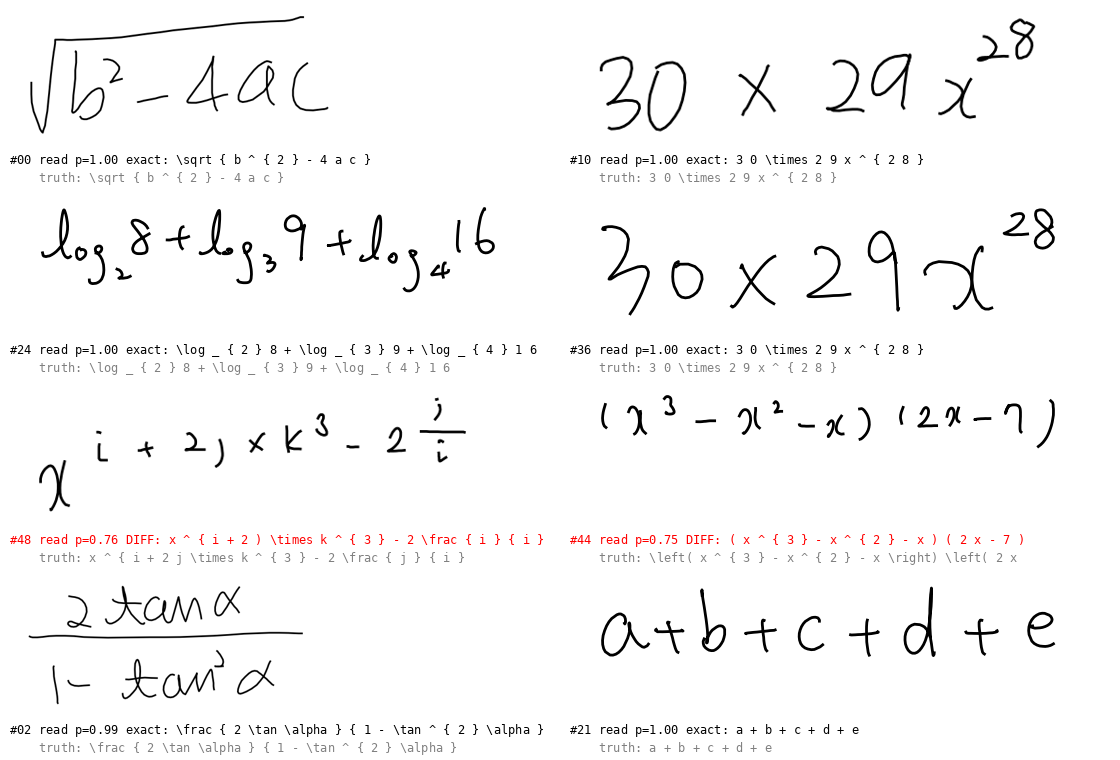
#> input picture recog/contact_sheet.png, 1120 x 760 px
$ python -i page.py   (imports and definitions only)
#> lines starting #> are read from the running program, lines starting #| are printed output that depends on the picture; after the words box and inside, x2 and y2 are one past the last pixel; in counts of white or black regions, pixels touching at a corner belong together
"""Full scanned pages (notebook / exam sheets) -> clean line images for MixedReader.

The answer-box pipeline assumes a clean background and blank space between lines. A real page has
ruled lines, a margin line, scanner borders and specks, and handwritten lines whose ascenders and
descenders touch the next line. Here:

  flatten_photo: a phone photo first: the paper is found (bright, grey - the table around it is not),
                straightened by a perspective warp, its light evened out (each pixel divided by the
                local paper brightness) and the notebook rules removed (long thin horizontal lines;
                a pen stroke that crosses a rule keeps its dark core). looks_like_photo() decides.
  clean_scan  : everything lighter than the gap between pen ink and rules/paper -> white; scanner
                borders, long vertical lines (margins), punch holes and specks removed; frames drawn
                around answers removed and their boxes kept (info["answer_boxes"])
  find_lines  : bands of rows with ink; a band taller than a line is split at deep valleys of the
                row profile (never right next to a long horizontal stroke: fraction bars and
                underlines stay with their line); then every connected stroke goes to the line
                holding its centre, so a descender that reaches into the next band stays with its
                own letter. Strokes much larger than a letter in both directions (a drawn graph,
                a signature) are returned as figures, not read as text.
"""
from __future__ import annotations

import numpy as np
from PIL import Image
from scipy import ndimage as ndi


# [5 lines left out: function ink_threshold, not called in this run]


COLOR_INK = 80                  # max - min channel above this: a coloured pen, not paper or a light rule


# [117 lines left out: functions ink_gray, clean_scan, find_answer_boxes, _frame_candidates, _frame, not called in this run]


# ------------------------------------------------------------------ phone photos
def _paper_mask(img: Image.Image, side: int = 800):
    """-> (mask of the paper at low resolution, scale): bright and grey (a wooden or coloured table
    is more saturated, a shadow is dark); the largest such region"""
    scale = side / max(img.size)
    hsv = np.asarray(img.convert("RGB").resize((max(1, round(img.width * scale)), max(1, round(img.height * scale))),
                                               Image.BILINEAR).convert("HSV"))
    s, v = hsv[..., 1].astype(np.float32), hsv[..., 2].astype(np.float32)
    hist = np.histogram(s, bins=256, range=(0, 256))[0].astype(np.float64)
    ts = _otsu(hist)
    ts = min(max(ts, 25), 60)
    low = s < ts
    tv = 0.5 * np.median(v[low]) if low.any() else 128
    mask = low & (v > tv)
    mask = ndi.binary_closing(mask, structure=np.ones((9, 9)))
    mask = ndi.binary_opening(mask, structure=np.ones((9, 9)))
    lab, n = ndi.label(mask)
    if not n:
        return None, scale
    sizes = ndi.sum(mask, lab, range(1, n + 1))
    return lab == (1 + int(np.argmax(sizes))), scale


def _otsu(hist: np.ndarray) -> int:
    p = hist / max(1.0, hist.sum())
    omega, mu = np.cumsum(p), np.cumsum(p * np.arange(len(p)))
    between = (mu[-1] * omega - mu) ** 2 / np.maximum(omega * (1 - omega), 1e-12)
    return int(np.argmax(between))


# [11 lines left out: function looks_like_photo, not called in this run]


def _corners(mask: np.ndarray):
    """paper corners (TL, TR, BR, BL) as (x, y): the extreme points along the two diagonals"""
    ys, xs = np.nonzero(mask)
    s, d = xs + ys, xs - ys
    return np.array([[xs[np.argmin(s)], ys[np.argmin(s)]], [xs[np.argmax(d)], ys[np.argmax(d)]],
                     [xs[np.argmax(s)], ys[np.argmax(s)]], [xs[np.argmin(d)], ys[np.argmin(d)]]], np.float64)


def _warp(img: Image.Image, quad: np.ndarray, width: int) -> Image.Image:
    """perspective-warp the quadrilateral (TL, TR, BR, BL) to an upright page `width` pixels wide"""
    tl, tr, br, bl = quad
    w = max(np.linalg.norm(tr - tl), np.linalg.norm(br - bl))
    h = max(np.linalg.norm(bl - tl), np.linalg.norm(br - tr))
    W, H = width, max(1, int(round(width * h / max(w, 1))))
    dst = np.array([[0, 0], [W, 0], [W, H], [0, H]], np.float64)
    A, b = [], []
    for (x, y), (u, v) in zip(dst, quad):             # output pixel (x, y) <- input (u, v)
        A.append([x, y, 1, 0, 0, 0, -u * x, -u * y]); b.append(u)
        A.append([0, 0, 0, x, y, 1, -v * x, -v * y]); b.append(v)
    coeffs = np.linalg.solve(np.array(A), np.array(b))
    return img.transform((W, H), Image.PERSPECTIVE, tuple(coeffs), Image.BICUBIC)


def _even_light(gray: np.ndarray) -> np.ndarray:
    """divide by the local paper brightness (ink removed by a max filter): paper -> white everywhere"""
    k = max(15, gray.shape[1] // 60)
    bg = ndi.gaussian_filter(ndi.maximum_filter(gray, size=k), k * 0.6)
    return np.clip(gray / np.maximum(bg, 1) * 255, 0, 255)


# [50 lines left out: functions _long_runs, _line_opening, tilted_lines, not called in this run]


def rule_lines(norm: np.ndarray, max_slope: float = 0.0):
    """the long thin horizontal lines of a page (a short break bridged, a slight tilt tolerated - any slope up to
    max_slope when given) - notebook rules, or a drawing's long straight strokes -> (mask, letter height)"""
    H, W = norm.shape
    lh = letter_height(norm < 140)
    dark = norm < 205
    L = int(max(8 * lh, 0.2 * W))
    if max_slope:
        return tilted_lines(dark, L, max_slope), lh
    x = ndi.binary_dilation(dark, structure=np.ones((3, 1)))
    x = ndi.binary_closing(x, structure=np.ones((1, 25)))
    return ndi.binary_opening(x, structure=np.ones((1, L))), lh


def _remove_rules(norm: np.ndarray, which=None, max_slope: float = 0.0):
    """Notebook rules -> white. Rules: long thin horizontal lines (a short break is bridged, a slight
    tilt tolerated). On a rule only the stroke cores clearly darker than the rule *at that place*
    stay (a rule is not equally dark everywhere in a photo), and what is left lying wholly on a rule
    (a darker bit of the rule itself) goes too. which: a function of (the lines' mask, the page) -> the part of
    the mask that is rules (default: all of it). max_slope: rules at any slope up to this (rule_lines); the rule's
    level at a place is then taken from its lighter pixels there and never under the rule's own shade over its
    whole length - a wire drawn along or right on a rule is no outlier then - and a leftover clearly darker than
    the rule there, or long, is the pen's and stays. -> (page, median rule level)"""
    H, W = norm.shape
    hor, lh = rule_lines(norm, max_slope)
    dark = norm < 205
    if which is not None and hor.any():
        hor = which(hor, norm)
    if not hor.any():
        return norm, None
    band = hor & ndi.binary_dilation(dark, structure=np.ones((3, 1)))   # the rule's own rows (+-1 px)
    if not band.any():
        return norm, None
    rule_level = float(np.median(norm[band & dark]))
    keep = np.zeros_like(band)
    level = np.full(norm.shape, 255.0)                         # the rule's level at each of its pixels
    win = max(31, int(3 * lh) | 1)
    if max_slope:                  # each rule's own shade, over its whole length: its darkest pixel in each column,
        rl, rn = ndi.label(hor, structure=np.ones((3, 3)))     # the paler quarter's (where the pen runs on it, the
        own_of = np.zeros(rn + 1)                              # rule is not that dark)
        for k, o in enumerate(ndi.find_objects(rl), 1):
            sel = (rl[o] == k) & dark[o]
            if o is not None and sel.any():
                own_of[k] = np.percentile(np.where(sel, norm[o], 255.0).min(0)[sel.any(0)], 75)
        own_map = own_of[rl]
    lab, n = ndi.label(band, structure=np.ones((3, 3)))
    for k, o in enumerate(ndi.find_objects(lab), 1):          # one band per rule (a faint stretch may split it)
        sel = lab[o] == k
        sub = np.where(sel, norm[o], 255.0)
        if max_slope:              # the rule's level in each column: its lighter dark pixels (a wire running beside
            ink = sel & (norm[o] < 205)       # the rule, joined to it, is darker), crossings smoothed - and never
            cols = np.nonzero(ink.any(0))[0]  # under the rule's own shade: a wire drawn right on it stays
            local = np.full(sub.shape[1], 255.0)
            if len(cols):
                with np.errstate(all="ignore"):
                    lv = np.nanpercentile(np.where(ink, norm[o], np.nan)[:, cols], 80, axis=0)
                own = float(np.median(own_map[o][sel]))
                local[cols] = np.maximum(ndi.median_filter(lv, size=win, mode="nearest"), own)
        else:
            darkest = sub.min(0)                                # the rule's darkness in each column
            local = ndi.median_filter(darkest, size=win, mode="nearest")   # crossing strokes are outliers
        keep[o] |= sel & (sub < local[None, :] - 25)
        if max_slope:
            level[o] = np.where(sel, local[None, :], level[o])
    out = norm.copy()
    out[band & ~keep] = 255
    # a stroke that crosses the rule: ink right above and right below the removed pixels -> put them back
    above = np.zeros_like(band); below = np.zeros_like(band)
    for d in (2, 3, 4):
        above[d:] |= norm[:-d] < 175
        below[:-d] |= norm[d:] < 175
    back = band & ~keep & above & below
    out[back] = norm[back]
    band = ndi.binary_dilation(band, structure=np.ones((5, 1)))       # wider, for the leftovers test
    ink = out < 200
    lab, n = ndi.label(ink, structure=np.ones((3, 3)))
    if n:
        outside = np.asarray(ndi.sum(ink & ~band, lab, range(1, n + 1)))
        gone = outside == 0
        if max_slope:     # a stroke drawn along a rule, much darker than the rule there - or clearly darker and
            on = ndi.binary_dilation(level < 255, iterations=3)               # long - is the pen's, not a darker
            lv = np.where(on, ndi.grey_erosion(level, size=7), 255.0)          # bit of the rule
            under = np.asarray(ndi.median(lv - out, lab, range(1, n + 1)))
            span = np.array([o[1].stop - o[1].start if o is not None else 0 for o in ndi.find_objects(lab)])
            gone &= (under < 25) | ((under < 45) & (span < lh))
        out[np.isin(lab, np.where(gone)[0] + 1)] = 255
    return out, rule_level


def flatten_photo(img: Image.Image, width: int = 1400):
    """phone photo -> (grayscale page as from a scanner, info)"""
    mask, scale = _paper_mask(img)
    info = {"photo": True}
    if mask is not None and mask.mean() > 0.2:
        quad = _corners(mask) / scale
        info.update(paper_share=round(float(mask.mean()), 3), corners=quad.round().astype(int).tolist())
        page = _warp(img.convert("RGB"), quad, width)
    else:
        page = img.convert("RGB").resize((width, max(1, round(img.height * width / img.width))), Image.BICUBIC)
    norm = _even_light(np.asarray(page.convert("L"), dtype=np.float32))
    norm, rule_level = _remove_rules(norm)
    info["rule_level"] = rule_level
    return Image.fromarray(norm.astype(np.uint8)), info


def letter_height(ink: np.ndarray) -> float:
    lab, n = ndi.label(ink, structure=np.ones((3, 3)))
    if not n:
        return 30.0
    objs = ndi.find_objects(lab)
    hs = np.array([o[0].stop - o[0].start for o in objs])
    areas = ndi.sum(ink, lab, range(1, n + 1))
    ok = (areas > 30) & (hs < 0.08 * ink.shape[0])
    return float(np.median(hs[ok])) if ok.any() else 30.0


# [55 lines left out: functions _bands, _longest_runs, _split, _band_letter_height, not called in this run]


SHORT_MIN_W = 2.0           # a short line squeezed under a long one: at least this x the letter height wide,
SHORT_EDGE = 1.5            # ... starting where the long line starts (right or left, within this x the letter height),
SHORT_BAR = 0.8             # ... no long thin stroke this long (a fraction bar, a minus, a wire) near the cut, in its columns,
SHORT_COVER = 0.5           # ... and letters of the long line over this share of it (gaps between letters bridged)


# [230 lines left out: functions _letters, _split_local, _bar_components, _bar_runs, _fraction_span, _separators and 2 more, not called in this run]

>>> from PIL import Image
>>> picture = Image.open('contact_sheet.png')
#> picture is the input picture: PIL image 1120x760 RGB; mean R, G, B 247.8, 247.4, 247.4
>>> result = flatten_photo(picture)
#> in _paper_mask, `hsv = np.asarray(img.convert("RGB").resize((max(1, round(img.width * s..`:
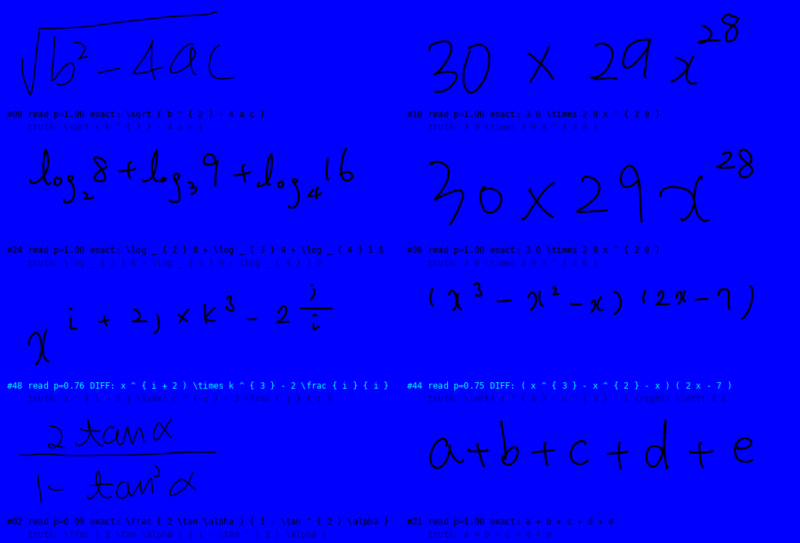
#> hsv: shape (543, 800, 3); mean R, G, B 0, 0.4, 247.8
#> in _paper_mask, `hist = np.histogram(s, bins=256, range=(0, 256))[0].astype(np.float64)`: hist = 256 values, max 431962 at index 0, min 0 at index 172, mean 1696.9
#> in _otsu, `p = hist / max(1.0, hist.sum())`: p = 256 values, max 0.994 at index 0, min 0 at index 172, mean 0.00391
#> in _otsu, `omega, mu = np.cumsum(p), np.cumsum(p * np.arange(len(p)))`: omega = 256 values from 0.994 to 1; mu = 256 values from 0 to 0.413
#> in _otsu, `between = (mu[-1] * omega - mu) ** 2 / np.maximum(omega * (1 - omega),..`: between = 256 values, max 40.92 at index 59, min 0 at index 202, mean 21.9
#> in _paper_mask, `ts = _otsu(hist)`: ts = 59
#> in _paper_mask, `low = s < ts`:
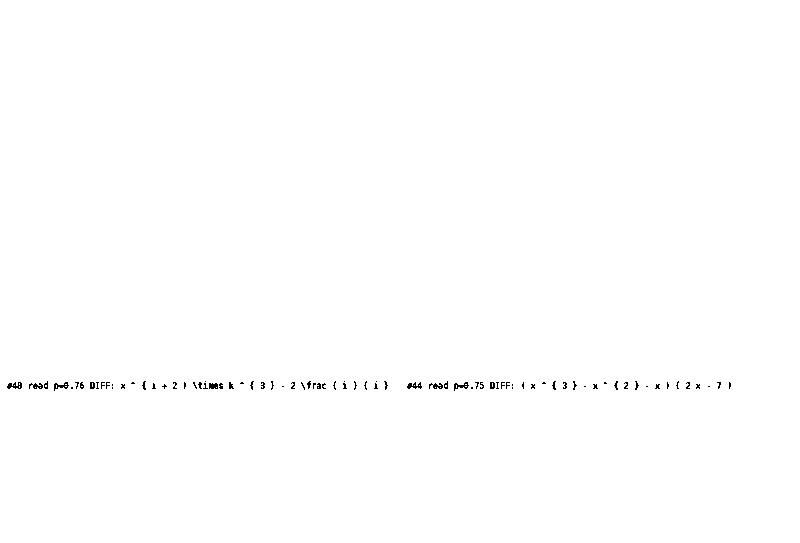
#> low: shape (543, 800) bool; 99.7% white; black in thin lines or dots, all inside (x1, y1, x2, y2) = (7, 381, 731, 391)
#> in _paper_mask, `tv = 0.5 * np.median(v[low]) if low.any() else 128`: tv = 127.5
#> in _paper_mask, `lab, n = ndi.label(mask)`: n = 1
#> in _paper_mask, `sizes = ndi.sum(mask, lab, range(1, n + 1))`: sizes = [423720]
#> in flatten_photo, `mask, scale = _paper_mask(img)`: scale = 0.714
#> in flatten_photo, `quad = _corners(mask) / scale`: quad = [[5.6, 5.6], [1113, 5.6], [1113, 753.2], [5.6, 753.2]]
#> in _warp, `tl, tr, br, bl = quad`: tl = [5.6, 5.6]; tr = [1113, 5.6]; br = [1113, 753.2]; bl = [5.6, 753.2]
#> in _warp, `w = max(np.linalg.norm(tr - tl), np.linalg.norm(br - bl))`: w = 1107.4
#> in _warp, `h = max(np.linalg.norm(bl - tl), np.linalg.norm(br - tr))`: h = 747.6
#> in _warp, `W, H = width, max(1, int(round(width * h / max(w, 1))))`: W = 1400; H = 945
#> in _warp, `dst = np.array([[0, 0], [W, 0], [W, H], [0, H]], np.float64)`: dst = [[0, 0], [1400, 0], [1400, 945], [0, 945]]
#> the loop in _warp, `for (x, y), (u, v) in zip(dst, quad):` made 4 passes
#> (x, y, u, v) on passes 1 to 4: (0, 0, 5.6, 5.6), (1400, 0, 1113, 5.6), (1400, 945, 1113, 753.2), (0, 945, 5.6, 753.2)
#> after the loop in _warp, `for (x, y), (u, v) in zip(dst, quad):`: A = 8 items, first 6: [0, 0, 1, 0, 0, 0, 0, 0], [0, 0, 0, 0, 0, 1, 0, 0], [1400, 0, 1, 0, 0, 0, -1558200, 0], [0, 0, 0, 1400, 0, 1, -7840, 0], [1400, 945, 1, 0, 0, 0, -1558200, -1051785], [0, 0, 0, 1400, 945, 1, -1054480, -711774]; b = [5.6, 5.6, 1113, 5.6, 1113, 753.2, 5.6, 753.2]
#> in _warp, `coeffs = np.linalg.solve(np.array(A), np.array(b))`: coeffs = [0.791, 0, 5.6, 0, 0.791, 5.6, 2.21e-20, 0]
#> in letter_height, `lab, n = ndi.label(ink, structure=np.ones((3, 3)))`: n = 1102
#> in letter_height, `lab, n = ndi.label(ink, structure=np.ones((3, 3)))`:
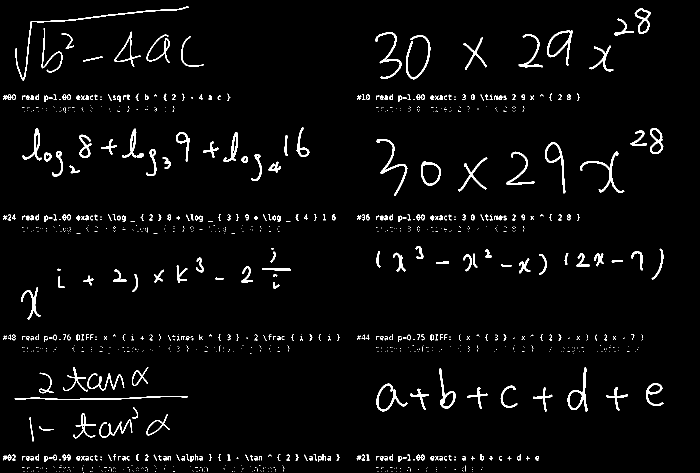
#> ink: shape (945, 1400) bool (shown at 1/2 size); 3.1% white; 1102 white regions (761 under 20 px), largest, box (x1, y1, x2, y2) and area: (31, 13, 377, 162) 1265, (29, 792, 376, 800) 841, (1160, 303, 1249, 385) 815
#> in letter_height, `objs = ndi.find_objects(lab)`: objs = 1102 items
#> in letter_height, `hs = np.array([o[0].stop - o[0].start for o in objs])`: hs = 1102 values, max 149 at index 0, min 1 at index 24, mean 7.43
#> in letter_height, `areas = ndi.sum(ink, lab, range(1, n + 1))`: areas = 1102 values, max 1265 at index 0, min 1 at index 24, mean 37.15
#> in rule_lines, `lh = letter_height(norm < 140)`: lh = 12
#> in rule_lines, `dark = norm < 205`:
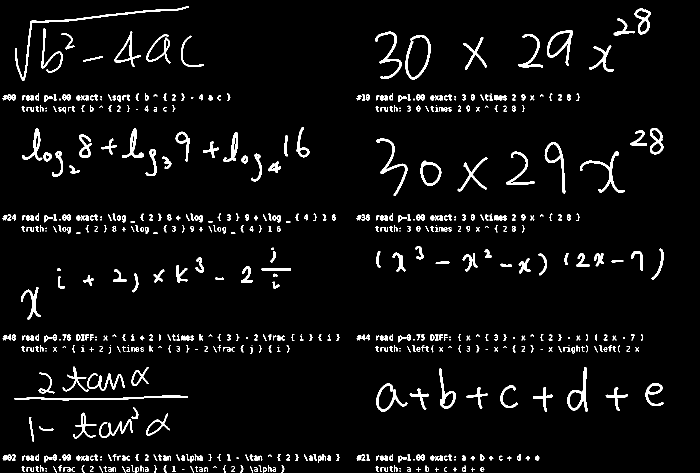
#> dark: shape (945, 1400) bool (shown at 1/2 size); 4.5% white; 669 white regions (87 under 20 px), largest, box (x1, y1, x2, y2) and area: (31, 13, 378, 162) 1692, (29, 791, 376, 801) 1142, (1160, 303, 1249, 386) 986
#> in rule_lines, `L = int(max(8 * lh, 0.2 * W))`: L = 280
#> in _remove_rules, `hor, lh = rule_lines(norm, max_slope)`: lh = 12
#> in _remove_rules, `rule_level = float(np.median(norm[band & dark]))`: rule_level = 124
#> in _remove_rules, `win = max(31, int(3 * lh) | 1)`: win = 37
#> in _remove_rules, `lab, n = ndi.label(band, structure=np.ones((3, 3)))`:
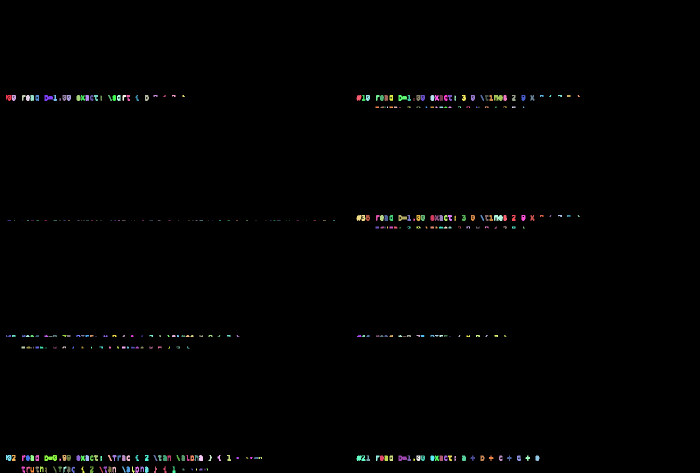
#> lab: shape (945, 1400) int32 (shown at 1/2 size); 374 distinct labels, from 0 to 373; one colour per label, 0 black
#> in _remove_rules, `lab, n = ndi.label(band, structure=np.ones((3, 3)))`: n = 373
#> the loop in _remove_rules, `for k, o in enumerate(ndi.find_objects(lab), 1):` made 373 passes
#> darkest on passes 1 to 5: [0, 0, 123, 100, 3, 56, 7, 0, 56, 2, 127], [84, 18, 44, 8, 0, 46, 16, 145], [172, 0, 37, 68, 60, 65, 115], [49, 0, 35, 20, 12, 0, 16, 150], [2, 45, 0, 28, 30, 0, 69]
#> in _remove_rules, `lab, n = ndi.label(ink, structure=np.ones((3, 3)))`:
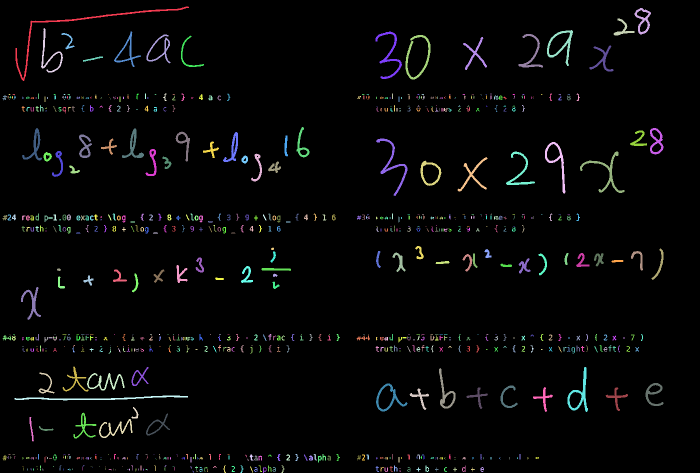
#> lab: shape (945, 1400) int32 (shown at 1/2 size); 884 distinct labels, from 0 to 883; one colour per label, 0 black
#> in _remove_rules, `lab, n = ndi.label(ink, structure=np.ones((3, 3)))`: n = 883
#> in _remove_rules, `outside = np.asarray(ndi.sum(ink & ~band, lab, range(1, n + 1)))`: outside = 883 values, max 1649 at index 0, min 0 at index 25, mean 53.26
#> in _remove_rules, `out[np.isin(lab, np.where(gone)[0] + 1)] = 255`:
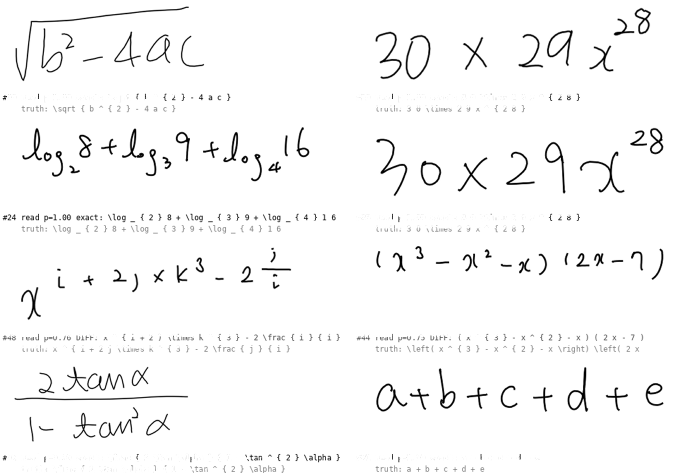
#> out: shape (945, 1400) float32 (shown at 1/2 size); min 0, max 255, mean 248.1
#> in flatten_photo, `norm, rule_level = _remove_rules(norm)`: rule_level = 124
